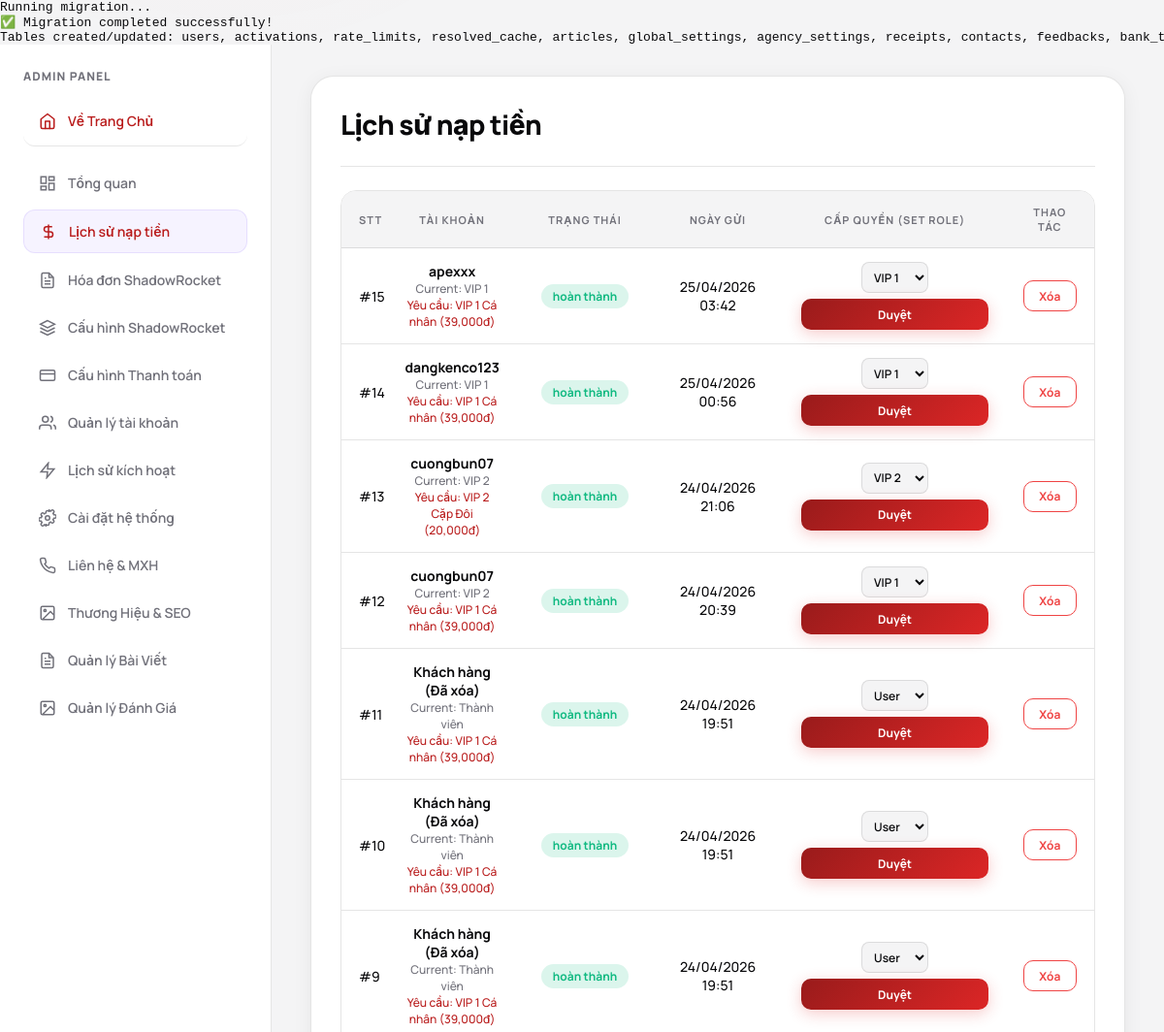
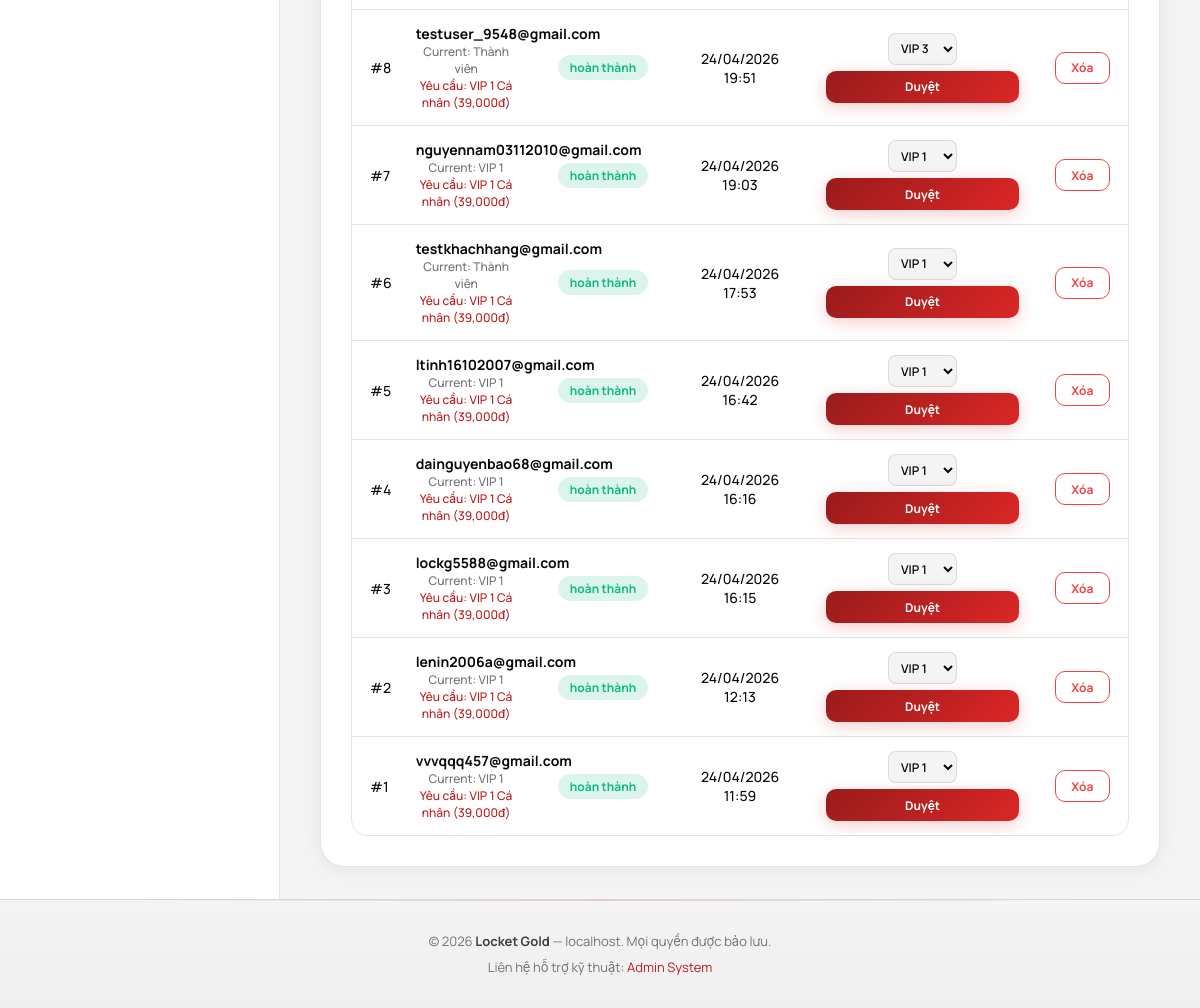
The app's page /admin?tab=receipts (signed in) with its own data (2 pictures, top to bottom).
### tables this page shows
CREATE TABLE `receipts` (
  `id` int(11) NOT NULL,
  `username` varchar(255) DEFAULT NULL,
  `receipt_img` varchar(255) DEFAULT NULL,
  `status` varchar(50) DEFAULT 'chờ duyệt',
  `created_at` datetime DEFAULT current_timestamp(),
  `agency_owner` varchar(255) DEFAULT NULL,
  `requested_plan` varchar(255) DEFAULT NULL,
  `requested_role` varchar(50) DEFAULT NULL,
  `requested_amount` int(11) DEFAULT NULL,
  `checkout_target` varchar(50) DEFAULT NULL,
  `admin_note` text DEFAULT NULL
);

CREATE TABLE `users` (
  `id` int(11) NOT NULL,
  `username` varchar(50) NOT NULL,
  `password` varchar(255) NOT NULL,
  `role` varchar(20) DEFAULT 'user',
  `created_at` timestamp NOT NULL DEFAULT current_timestamp(),
  `role_expires_at` datetime DEFAULT NULL,
  `phone` varchar(50) DEFAULT NULL,
  `register_ip` varchar(45) DEFAULT NULL,
  `ref_code` varchar(10) DEFAULT NULL,
  `referred_by` varchar(10) DEFAULT NULL,
  `is_vip_notified` tinyint(1) DEFAULT 0
);

### pages/admin.php (the view, shortened to what the rows shown need)
<?php if ($page === 'admin'): ?>
    <?php
    if ($current_role !== 'admin' && $current_role !== 'agency') { ?>
        <div class="card" style="max-width:400px; margin: 100px auto; border-top: 2px solid var(--accent);">
            <div style="text-align:center; margin-bottom:24px;">
                <h2 class="page-title light">Quản Trị Hệ Thống</h2>
                <p class="desc">Đăng nhập tài khoản cấp Quản trị hoặc Đại lý.</p>
            </div>
            <form action="/admin" method="POST">
                <input type="hidden" name="action" value="admin_login">
                <?= csrf_field() ?>
                <div class="field"><label>Tài khoản</label><input type="text" name="username" class="input"
                        placeholder="Nhập tài khoản" required></div>
                <div class="field"><label>Mật khẩu</label><input type="password" name="password" class="input"
                        placeholder="Mật khẩu" required></div>
                <button type="submit" class="btn btn-primary mt-sm"
                    style="width:100%; border-radius:var(--radius-full); padding:14px; font-size:16px;">Đăng Nhập Quản
                    Trị</button>
            </form>
        </div>
    <?php } else { ?>
        <?php
        if ($current_role === 'agency') {
            $tab = $_GET['tab'] ?? 'receipts';
            if (!in_array($tab, ['receipts', 'payments']))
                $tab = 'receipts';
        } else {
            $tab = $_GET['tab'] ?? 'dashboard';
        }
        ?>
        <div class="admin-wrap">
            <section class="admin-content">
                <?php if ($tab == 'receipts'): ?>
                    <div class="admin-panel">
                        <div class="admin-header">
                            <h2 class="heading" style="margin:0;">Lịch sử nạp tiền</h2>
                        </div>
                        <div style="overflow-x:auto;">
                            <table class="tbl" style="table-layout: fixed; width: 100%; text-align: center;">
                                <thead>
                                    <tr>
                                        <th style="width:5%; text-align:center;">STT</th>
                                        <th style="width:15%; text-align:center;">Tài khoản</th>
                                        <th style="width:15%; text-align:center;">Trạng thái</th>
                                        <th style="width:15%; text-align:center;">Ngày gửi</th>
                                        <th style="width:25%; text-align:center;">Cấp quyền (Set Role)</th>
                                        <th style="width:10%; text-align:center;">Thao tác</th>
                                    </tr>
                                </thead>
                                <tbody>
                                    <?php
                                    try {
                                        if ($current_role === 'admin') {
                                            $stmt = $pdo->query("SELECT * FROM receipts WHERE requested_role NOT LIKE 'sr_%' OR requested_role IS NULL ORDER BY created_at DESC");
                                            $all_receipts = $stmt->fetchAll();
                                        } else {
                                            $stmt = $pdo->prepare("SELECT * FROM receipts WHERE agency_owner = ? AND (requested_role NOT LIKE 'sr_%' OR requested_role IS NULL) ORDER BY created_at DESC");
                                            $stmt->execute([$current_user]);
                                            $all_receipts = $stmt->fetchAll();
                                        }
                                        if (empty($all_receipts)) {
                                            echo "<tr><td colspan='6' style='text-align:center;'>Chưa có hóa đơn nào</td></tr>";
                                        } else {
                                            $stt = count($all_receipts);
                                            foreach ($all_receipts as $r) {
                                                $r_id = (int) $r['id'];
                                                $r_user = htmlspecialchars($r['username'], ENT_QUOTES, 'UTF-8');
                                                $r_status = htmlspecialchars($r['status'], ENT_QUOTES, 'UTF-8');
                                                $r_date = date('d/m/Y H:i', strtotime($r['created_at']));
                                                $stmt_u = $pdo->prepare("SELECT role FROM users WHERE username = ?");
                                                $stmt_u->execute([$r_user]);
                                                $u_role = normalizeRoleValue($stmt_u->fetchColumn() ?: 'user');
                                                $requested_role = normalizeRoleValue($r['requested_role'] ?? '');
                                                $requested_plan = htmlspecialchars((string) ($r['requested_plan'] ?? ''), ENT_QUOTES, 'UTF-8');
                                                $requested_amount = (int) ($r['requested_amount'] ?? 0);
                                                $selected_role = $requested_role !== '' ? $requested_role : $u_role;
                                                $badge_class = ($r_status == 'hoàn thành') ? 'badge-success' : 'badge-warning';
                                                echo "<tr style='text-align:center;'>";
                                                echo "<td data-label='STT' style='vertical-align:middle;'>#{$stt}</td>";
                                                $stt--;
                                                echo "<td data-label='Tài khoản' style='vertical-align:middle;'><strong>{$r_user}</strong><br><span style='font-size:12px;color:var(--text-2);'>Current: " . htmlspecialchars(getRoleLabel($u_role), ENT_QUOTES, 'UTF-8') . "</span>" . ($requested_plan !== '' ? "<br><span style='font-size:12px;color:var(--accent-bright);'>Yêu cầu: {$requested_plan}" . ($requested_amount > 0 ? " (" . number_format($requested_amount) . "đ)" : "") . "</span>" : "") . "</td>";
                                                echo "<td data-label='Trạng thái' style='vertical-align:middle;'><span class='badge {$badge_class}'>{$r_status}</span></td>";
                                                echo "<td data-label='Ngày gửi' style='vertical-align:middle;'>{$r_date}</td>";
                                                echo "<td data-label='Cấp quyền & Proxy' style='vertical-align:middle;'>
                                                            <form method='POST' style='display:flex; flex-wrap:wrap; align-items:center; justify-content:center; gap:6px; margin:0;'>
                                                                <input type='hidden' name='action' value='admin_set_receipt_role'>
                                                                <input type='hidden' name='receipt_id' value='{$r_id}'>
                                                                <input type='hidden' name='username' value='{$r_user}'>
                                                                <select name='role' class='sel' style='padding:4px 8px; font-size:12px; height:32px; max-width:100%;'>
                                                                    <option value='user'>User</option>
                                                                    " . (strpos($selected_role, 'sr_') === 0 ? "<option value='{$selected_role}' selected>ShadowRocket ({$selected_role})</option>" : "") . "
                                                                    <option value='vip1' " . ($selected_role == 'vip1' ? 'selected' : '') . ">VIP 1</option>
                                                                    <option value='vip2' " . ($selected_role == 'vip2' ? 'selected' : '') . ">VIP 2</option>
                                                                    <option value='vip3' " . ($selected_role == 'vip3' ? 'selected' : '') . ">VIP 3</option>
                                                                     <option value='vip4' " . ($selected_role == 'vip4' ? 'selected' : '') . ">VIP 4</option>
                                                                    " . ($current_role !== 'agency' ? "<option value='agency' " . ($u_role == 'agency' ? 'selected' : '') . ">Đại lý</option>" : "") . "
                                                                </select>
                                                                <button type='submit' class='btn btn-primary' style='padding:4px 12px; font-size:12px; height:32px; margin:0;'>Duyệt</button>
                                                            </form>
                                                          </td>";
                                                echo "<td data-label='Thao tác' style='vertical-align:middle;'>
                                                            <form method='POST' style='margin:0; display:flex; justify-content:center;' onsubmit=\"return confirm('Xóa hóa đơn này?');\">
                                                                <input type='hidden' name='action' value='admin_del_receipt'>
                                                                <input type='hidden' name='receipt_id' value='{$r_id}'>
                                                                <button type='submit' class='btn btn-outline' style='color:#ef4444; border-color:#ef4444; padding:0 12px; height:32px; font-size:12px;'>Xóa</button>
                                                            </form>
                                                          </td>";
                                                echo "</tr>";
                                            }
                                        }
                                    } catch (Exception $e) {
                                        echo "<tr><td colspan='7'>Lỗi CSDL: " . $e->getMessage() . "</td></tr>";
                                    }
                                    ?>
                                </tbody>
                            </table>
                        </div>
                    </div>
                <?php endif; ?>
        </section>
        </div>
    <?php } ?>
<?php endif; ?>

### records on screen
receipts: username "apexxx", users.role "VIP 1", requested_plan "VIP 1 Cá nhân", requested_amount "39,000", status "hoàn thành", role "VIP 1"
receipts: username "dangkenco123", users.role "VIP 1", requested_plan "VIP 1 Cá nhân", requested_amount "39,000", status "hoàn thành", role "VIP 1"
receipts: username "cuongbun07", users.role "VIP 2", requested_plan "VIP 2 Cặp Đôi", requested_amount "20,000", status "hoàn thành", role "VIP 2"
receipts: username "cuongbun07", users.role "VIP 2", requested_plan "VIP 1 Cá nhân", requested_amount "39,000", status "hoàn thành", role "VIP 1"
receipts: username "Khách hàng (Đã xóa)", u_role "Thành viên", requested_plan "VIP 1 Cá nhân", requested_amount "39,000", status "hoàn thành"
receipts: username "Khách hàng (Đã xóa)", u_role "Thành viên", requested_plan "VIP 1 Cá nhân", requested_amount "39,000", status "hoàn thành"
receipts: username "Khách hàng (Đã xóa)", u_role "Thành viên", requested_plan "VIP 1 Cá nhân", requested_amount "39,000", status "hoàn thành"
receipts: username "testuser_9548@gmail.com", u_role "Thành viên", requested_plan "VIP 1 Cá nhân", requested_amount "39,000", status "hoàn thành", role "VIP 3"
receipts: username "nguyennam03112010@gmail.com", users.role "VIP 1", requested_plan "VIP 1 Cá nhân", requested_amount "39,000", status "hoàn thành", role "VIP 1"
receipts: username "testkhachhang@gmail.com", u_role "Thành viên", requested_plan "VIP 1 Cá nhân", requested_amount "39,000", status "hoàn thành", role "VIP 1"
receipts: username "ltinh16102007@gmail.com", users.role "VIP 1", requested_plan "VIP 1 Cá nhân", requested_amount "39,000", status "hoàn thành", role "VIP 1"
receipts: username "dainguyenbao68@gmail.com", users.role "VIP 1", requested_plan "VIP 1 Cá nhân", requested_amount "39,000", status "hoàn thành", role "VIP 1"
receipts: username "lockg5588@gmail.com", users.role "VIP 1", requested_plan "VIP 1 Cá nhân", requested_amount "39,000", status "hoàn thành", role "VIP 1"
receipts: username "lenin2006a@gmail.com", users.role "VIP 1", requested_plan "VIP 1 Cá nhân", requested_amount "39,000", status "hoàn thành", role "VIP 1"
receipts: username "vvvqqq457@gmail.com", users.role "VIP 1", requested_plan "VIP 1 Cá nhân", requested_amount "39,000", status "hoàn thành", role "VIP 1"

### other values on screen
$site_name "Locket Gold"
$_SERVER['HTTP_HOST'] "localhost"
